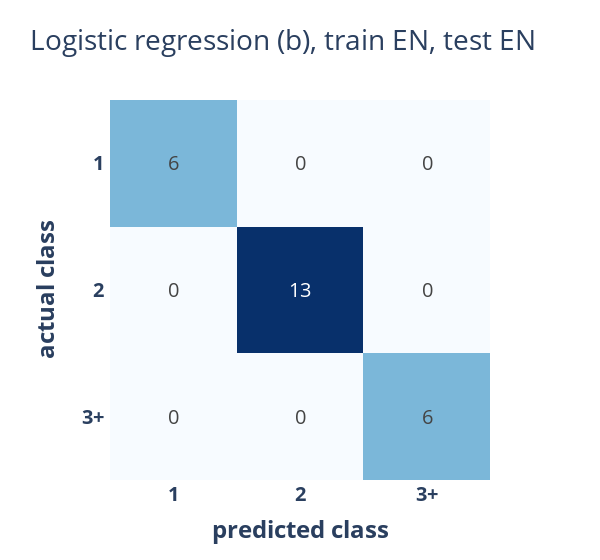

The code cell stored with this chart in its notebook:
### Markdown cell above
We obtain an accuracy score of 91%, compared to 57% with the dummy classifier.
This is already a very good result!

Remember, we have just used the DistilBERT transformer off the shelf, with no tuning whatsoever,
to extract a vector of length 768 representing the information contained in the accident descriptions.
During this entire text encoding, the transformer model was unaware that its output was going to be used to predict the number of vehicles.

How about the second approach, which uses the feature `mean_hidden_state` that was extracted
by mean pooling over the entire encoded sequence?

Let's see:

### Code cell
x_train_en, y_train_en, x_test_en, y_test_en = get_xy(dataset_en, "mean_hidden_state", "labels")
clf_en = logistic_regression_classifier(x_train_en, y_train_en, c=10)
_ = evaluate_classifier(y_test_en, None, clf_en.predict_proba(x_test_en), labels, "Logistic regression (b), train EN, test EN", "cm_nv_EN_EN")

### Figure 1 — Plotly figure (JSON) as saved in the notebook; plotly's stock layout.template omitted (floating-point values rounded to 4 significant figures)
{"data": [{"coloraxis": "coloraxis", "hovertemplate": "x: %{x}<br>y: %{y}<br>color: %{z}<extra></extra>", "name": "0", "texttemplate": "%{z}", "type": "heatmap", "x": [" <b>1</b> ", " <b>2</b> ", " <b>3+</b> "], "xaxis": "x", "y": [" <b>1</b> ", " <b>2</b> ", " <b>3+</b> "], "yaxis": "y", "z": [[6, 0, 0], [0, 13, 0], [0, 0, 6]]}], "layout": {"coloraxis": {"colorscale": [[0, "rgb(247,251,255)"], [0.125, "rgb(222,235,247)"], [0.25, "rgb(198,219,239)"], [0.375, "rgb(158,202,225)"], [0.5, "rgb(107,174,214)"], [0.625, "rgb(66,146,198)"], [0.75, "rgb(33,113,181)"], [0.875, "rgb(8,81,156)"], [1, "rgb(8,48,107)"]], "showscale": false}, "font": {"size": 20}, "title": {"text": "Logistic regression (b), train EN, test EN"}, "width": 600, "xaxis": {"anchor": "y", "constrain": "domain", "domain": [0, 1], "scaleanchor": "y", "title": {"text": "<b>predicted class</b>"}}, "yaxis": {"anchor": "x", "autorange": "reversed", "constrain": "domain", "domain": [0, 1], "title": {"text": "<b>actual class</b>"}}}}
